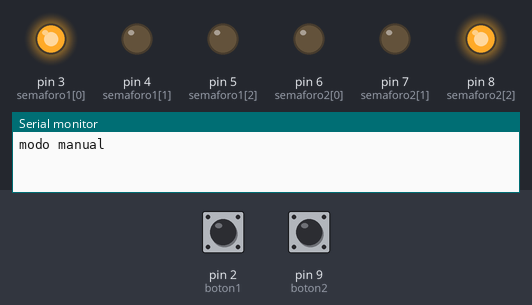
A sketch run on a simulated Arduino Uno, built with avr-gcc and run on an emulated ATmega328P. Parts: output pins drawn as LEDs (lit = HIGH), the last lines printed to the serial monitor. The inputs (shaded band) are chosen by the test bench; at power-on: pin 2 (boton1) LOW, pin 9 (boton2) LOW.

Above: at 1.2 s.
1.3 s: pin 2 (boton1) pulled HIGH for 0.15 s
At 2.3 s:
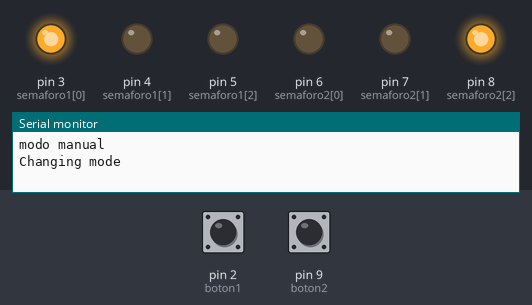
4.4 s: pin 9 (boton2) pulled HIGH for 0.15 s
At 5.9 s:
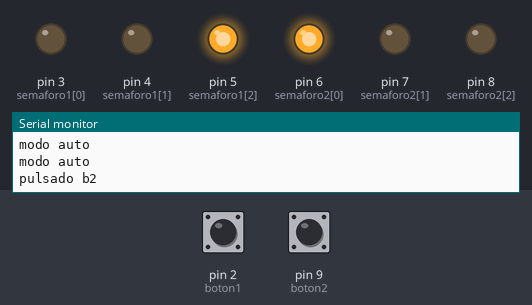
6.4 s: pin 2 (boton1) pulled HIGH for 1 s
At 8.2 s:
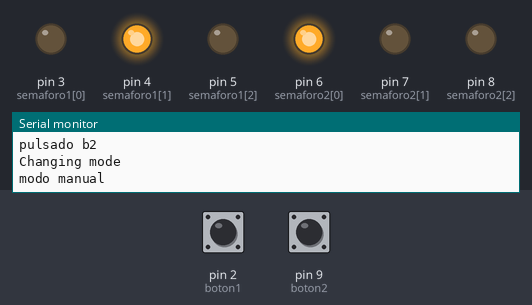
9.9 s: pin 2 (boton1) driven HIGH
At 11.0 s:
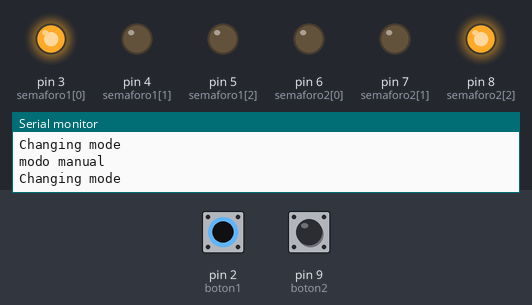
12.9 s: pin 9 (boton2) pulled HIGH for 1 s
At 13.2 s:
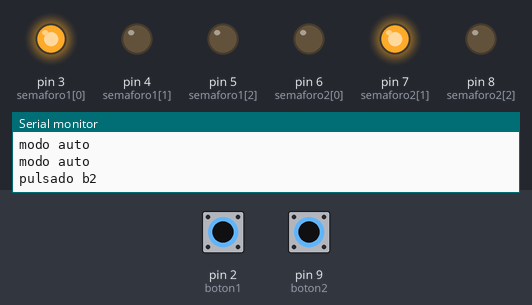
16.9 s: pin 9 (boton2) pulled HIGH for 3.2 s
At 18.8 s:
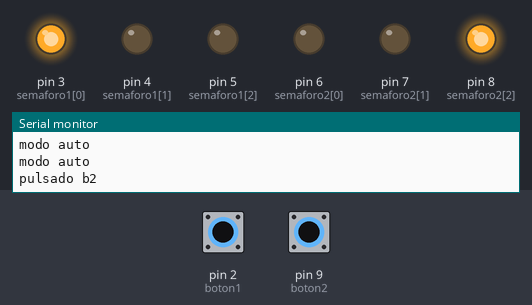
Timing chart, 0 to 20.3 s (numbered marks = the images above; inputs shaded):
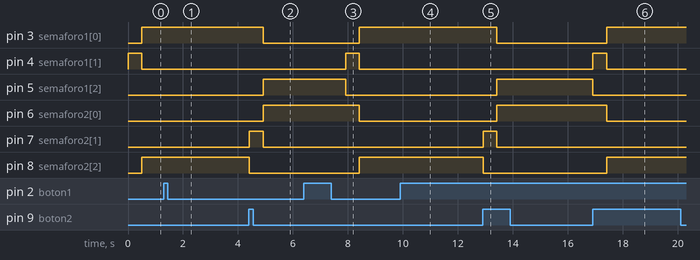

The sketch:

cruceSemaforos.ino
```cpp
/*
  Practica 2 - Periféricos y dispositivos de interfaz humana
              Ejercicio 1 - Semáforos
              José Luis Fernández Aguilera - 18/04/2016

  Vector semaforo1 y semáforo2 que contienen un vector de 3 enteros.
  Los cuales definen los pines a los que se conectarán los leds del semaforo.
  0 -> Led Rojo.
  1 -> Led Ambar o Amarillo.
  2 -> Led Verde.
  Pines:
   * Semáforo 1
     - Pin 3 Rojo
     - Pin 4 Amarillo
     - Pin 5 Verde
   * Semáforo 2
     - Pin 6 Rojo
     - Pin 7 Amarillo
     - Pin 8 Verde
   * Boton 1 pin 2
   * Boton 2 pin 9
*/
int semaforo1[3] = {3, 4, 5}; //Rojo, amarillo, verde
int semaforo2[3] = {6, 7, 8};

// Enteros que almacenan puerto de arduino que se usará para los interruptores.
int boton1 = 2, boton2 = 9;

// Variables booleanas de control del estado de la ejecución.
// La variable manual determina el modo de ejecución automático cada cierto tiempo o manual, volatile por el uso de interrupciones.
// La variable estado controla el estado de ambos semáforos.
volatile bool manual = false;
int estado = true;

void setup() {
  for(int i=0; i<3; ++i){
    pinMode(semaforo1[i], OUTPUT);
    pinMode(semaforo2[i], OUTPUT);
  }
  pinMode(boton1, INPUT);
  pinMode(boton2, INPUT);
  // Establecemos un punto de interrupción en el arduino sobre el botón 1 (pin 2)
  // Así cada vez que pulsemos el botón 1 se llamará a la función cambiarModo()
  attachInterrupt(digitalPinToInterrupt(boton1), cambiarModo, RISING);
  Serial.begin(9600);
}

// Si estamos en modo automático los semáforos cambian de estado constantemente.
// Si estamos en modo manual los semáforos solo cambian de estado cuando se pulse el botón 2.
void loop() {
  if(!manual){
    Serial.println("modo manual");
    cambioSemaforo(estado);
    estado = !estado;
  }else{
    Serial.println("modo auto");
    if(digitalRead(boton2) == HIGH){
      Serial.println("pulsado b2");
      cambioSemaforo(estado);
      estado = !estado;
    }
  }
}

// Función que cambia el estado de las luces de los semáforos
// Si el modo es true el semáforo 1 quedará en verde y el semáforo 2 en rojo
// Si el modo es false el semáforo 1 quedará en rojo y el semáforo 2 en verde.
void cambioSemaforo(bool mode){
  if(mode){
    digitalWrite(semaforo1[1], HIGH);
    digitalWrite(semaforo1[2], LOW);
    delay(500);

    digitalWrite(semaforo1[0], HIGH);
    digitalWrite(semaforo1[1], LOW);
    digitalWrite(semaforo2[2], HIGH);
    digitalWrite(semaforo2[0], LOW);
    delay(3000);
  }else{
    digitalWrite(semaforo2[1], HIGH);
    digitalWrite(semaforo2[2], LOW);
    delay(500);

    digitalWrite(semaforo1[2], HIGH);
    digitalWrite(semaforo1[0], LOW);
    digitalWrite(semaforo2[0], HIGH);
    digitalWrite(semaforo2[1], LOW);
    delay(3000);
  }
}

// Función que cambia el modo de ejecución del programa alterando la variable manual.
void cambiarModo(){
  manual = !manual;
  Serial.println("Changing mode");
  delay(1000);
}
```

Measured:
- after the input at 1.3 s, pin 3 (semaforo1[0]): stays HIGH (without the input it goes to LOW after 2.7 s); pin 5 (semaforo1[2]): stays LOW (without the input it goes to HIGH after 2.7 s)
- after the input at 4.4 s, pin 3 (semaforo1[0]): HIGH → LOW after 0.52 s; pin 5 (semaforo1[2]), pin 6 (semaforo2[0]): LOW → HIGH after 0.52 s; pin 7 (semaforo2[1]): LOW → HIGH at once, → LOW 0.50 s later; pin 8 (semaforo2[2]): HIGH → LOW at once
- after the input at 6.4 s, pin 3 (semaforo1[0]), pin 8 (semaforo2[2]): LOW → HIGH after 2.0 s; pin 4 (semaforo1[1]): LOW → HIGH after 1.5 s, → LOW 0.50 s later; pin 5 (semaforo1[2]): HIGH → LOW after 1.5 s; pin 6 (semaforo2[0]): HIGH → LOW after 2.0 s
- after the input at 9.9 s, pin 3 (semaforo1[0]): stays HIGH (without the input it goes to LOW after 2.0 s); pin 5 (semaforo1[2]): stays LOW (without the input it goes to HIGH after 2.0 s)
- after the input at 12.9 s, pin 3 (semaforo1[0]): HIGH → LOW after 0.52 s; pin 5 (semaforo1[2]), pin 6 (semaforo2[0]): LOW → HIGH after 0.52 s; pin 7 (semaforo2[1]): LOW → HIGH at once, → LOW 0.50 s later; pin 8 (semaforo2[2]): HIGH → LOW at once
- after the input at 16.9 s, pin 3 (semaforo1[0]), pin 8 (semaforo2[2]): LOW → HIGH after 0.51 s; pin 4 (semaforo1[1]): LOW → HIGH at once, → LOW 0.50 s later; pin 5 (semaforo1[2]): HIGH → LOW at once; pin 6 (semaforo2[0]): HIGH → LOW after 0.51 s
